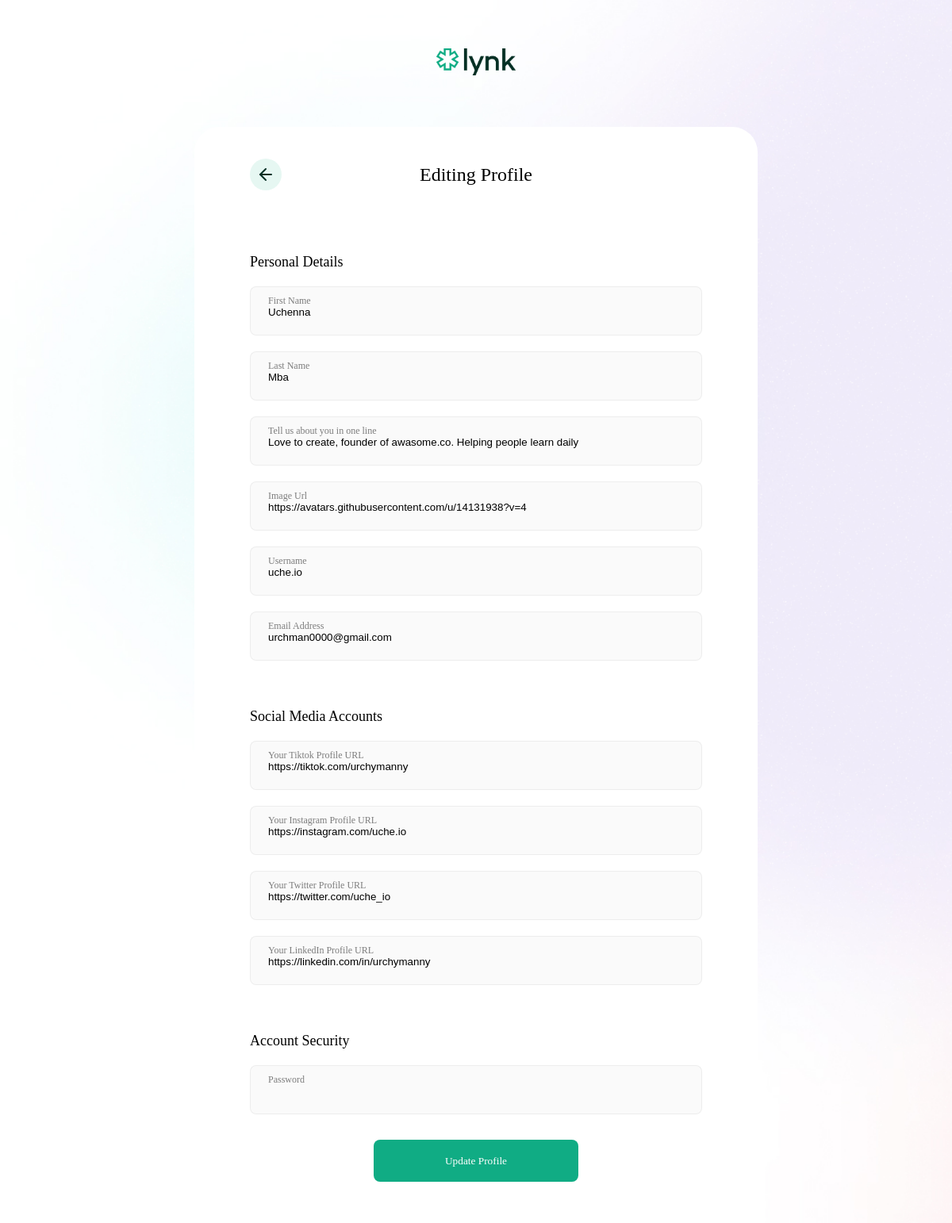
The app's page /profile/1/edit with its own data.
### lynk/models.py (models this page shows, shortened)
class User(models.Model):
    first_name = models.CharField(max_length=200)
    last_name = models.CharField(max_length=200)
    image = models.CharField(max_length=1024, blank=True,
                             null=True, default='https://cdn.pixabay.com/photo/2015/10/05/22/37/blank-profile-picture-973460_1280.png')
    email = models.EmailField(max_length=254, unique=True)
    email_confirmed = models.BooleanField(default=False)
    phone = models.CharField(max_length=200, blank=True, null=True)
    bio = models.TextField(blank=True, null=True)
    username = models.CharField(max_length=200, unique=True)
    password = models.CharField(max_length=128, blank=True)
    instagram = models.CharField(max_length=250, blank=True)
    tiktok = models.CharField(max_length=250, blank=True)
    twitter = models.CharField(max_length=250, blank=True)
    linkedin = models.CharField(max_length=250, blank=True)
    objects = models.Manager()

### lynk/views.py (the view)
# urls.py: path("profile/<int:user_id>/edit", views.edit_profile, name="edit_profile"),
def edit_profile(request, user_id):
    try:
        user = User.objects.get(pk=user_id)
        form = UpdateUserForm(instance=user)
        context = {
            'form': form,
            'user': user,
        }
        return render(request, "lynk/profile/edit.html", context)
    except User.DoesNotExist:
        raise Http404("User does not exist")

### lynk/forms.py (shortened to what this page needs)
class UpdateUserForm(forms.ModelForm):
    password = forms.CharField(widget=forms.PasswordInput)
    bio = forms.CharField(widget=forms.TextInput())
    class Meta:
        model = User
        fields = ('first_name', 'last_name', 'image',
                  'bio', 'email', 'username', 'password', 'instagram', 'tiktok', 'twitter', 'linkedin')

### lynk/templates/lynk/profile/edit.html (shortened to what this page needs)
{% extends "lynk/ui/profile.html" %}
{% block content %}
{% load static%}
<div class="card edit-profile-card">
  <div class="edit-profile">
    <div class="form-header">
      <div class="back-button">
        <a href="{% url 'profile' user_id=user.id %}">
          <div class="back-button-inner">
            <img src="{% static "lynk/images/icons/back.svg"%}" alt="">
          </div>
        </a>
      </div>
      <span class="header-title">Editing Profile</span>
    </div>
    <form action="{% url 'update_user' user_id=user.id %}" method="post">
      <div class="form-section">
        Personal Details
      </div>
      <div class="field">
        <div class="field__">
          <div class="input_box">
            <label class="{{ form.first_name.id_for_label }} label">First Name</label>
            {{ form.first_name }}
          </div>
        </div>
      </div>
      <div class="field">
        <div class="field__">
          <div class="input_box">
            <label class="{{ form.last_name.id_for_label }} label">Last Name</label>
            {{ form.last_name }}
          </div>
        </div>
      </div>
      <div class="field">
        <div class="field__">
          <div class="input_box">
            <label class="{{ form.bio.id_for_label }} label">Tell us about you in one line</label>
            {{ form.bio }}
          </div>
        </div>
      </div>
      <div class="field">
        <div class="field__">
          <div class="input_box">
            <label class="{{ form.image.id_for_label }} label">Image Url</label>
            {{ form.image }}
          </div>
        </div>
      </div>
      <div class="field">
        <div class="field__">
          <div class="input_box">
            <label class="{{ form.username.id_for_label }} label">Username</label>
            {{ form.username }}
          </div>
        </div>
      </div>
      <div class="field">
        <div class="field__">
          <div class="input_box">
            <label class="{{ form.email.id_for_label }} label">Email Address</label>
            {{ form.email }}
          </div>
        </div>
      </div>
      <div class="form-section">
        Social Media Accounts
      </div>
      <div class="field">
        <div class="field__">
          <div class="input_box">
            <label class="{{ form.tiktok.id_for_label }} label">Your Tiktok Profile URL</label>
            {{ form.tiktok }}
          </div>
        </div>
      </div>
      <div class="field">
        <div class="field__">
          <div class="input_box">
            <label class="{{ form.instagram.id_for_label }} label">Your Instagram Profile URL</label>
            {{ form.instagram }}
          </div>
        </div>
      </div>
      <div class="field">
        <div class="field__">
          <div class="input_box">
            <label class="{{ form.twitter.id_for_label }} label">Your Twitter Profile URL</label>
            {{ form.twitter }}
          </div>
        </div>
      </div>
      <div class="field">
        <div class="field__">
          <div class="input_box">
            <label class="{{ form.linkedin.id_for_label }} label">Your LinkedIn Profile URL</label>
            {{ form.linkedin }}
          </div>
        </div>
      </div>
      <div class="form-section">
        Account Security
      </div>
      <div class="field">
        <div class="field__">
          <div class="input_box">
            <span class="{{ form.password.id_for_label }} label">Password</span>
            {{ form.password }}
          </div>
        </div>
      </div>
      <input type="submit" class="signup_btn" value="Update Profile" />
    </form>
  </div>
</div>
{%endblock%}

### lynk/static/lynk/css/main.css (style rules this page uses)
body { background-image: url(../images/backgound.jpg); background-size: cover; background-attachment: fixed; max-width: 1728px; height: 100%; padding: 0; margin: 0 auto; font-family: TomatoGrotesk; }

### lynk/static/lynk/css/cards.css (style rules this page uses)
.card { background: #ffffff; max-width: 630px; padding: 40px; border-radius: 32px; width: 100%; height: 100%; margin: 0 auto; }

### lynk/static/lynk/css/inputs.css (style rules this page uses)
.field, .text-el-form .field, .web-el-form .field, .yt-el-form .field { height: auto; display: flex; align-items: center; justify-content: space-between; background: #fff; border-radius: 8px; background: transparent; position: relative; max-width: 100%; width: 100%; }
.field__ { background: #fafafa; border: 1px solid rgba(0, 0, 0, 0.05); width: 100%; height: 60px; display: flex; align-items: center; justify-content: space-between; border-radius: 8px; }
.field__ .input_box { display: flex; flex-direction: column; padding: 0; margin: 0; width: 100%; height: 100%; }
.field__ .input_box .label { font-style: normal; font-weight: 400; font-size: 12px; line-height: 15px; color: rgba(0, 0, 0, 0.5); position: absolute; width: 100%; height: 100%; padding: 10px 22px; box-sizing: border-box; }
.field__ .input_box input, .field__ .input_box textarea, .field__ .input_box select { position: absolute; width: 100%; height: 100%; outline: none; border: none; background: none; padding: 10px 22px; box-sizing: border-box; }
form .signup_btn { display: flex; justify-content: center; align-items: center; color: white; padding: 16px 20px; background: #10ac84; border-radius: 8px; cursor: pointer; margin: 12px auto; width: 258px; height: 53px; font-family: "U8"; border: none; }

### lynk/static/lynk/css/auth.css (style rules this page uses)
.signup, .edit-profile { display: flex; flex-direction: column; align-items: center; padding: 0 30px; }
.signup-card, .edit-profile-card { padding-bottom: 40px; }
.signup form, .edit-profile form { margin-top: 40px; display: flex; flex-direction: column; width: 100%; align-items: center; gap: 20px; }
.edit-profile .form-header { width: 100%; font-family: "U8"; font-style: normal; font-weight: 400; font-size: 24px; line-height: 28px; position: relative; display: flex; align-items: center; height: 40px; justify-content: center; }
.edit-profile .form-header .back-button { position: absolute; top: 0; left: 0; width: 40px; height: 40px; background: rgba(16, 172, 132, 0.1); border-radius: 20px; }
.edit-profile .form-header .back-button .back-button-inner { position: relative; width: 100%; height: 100%; }
.edit-profile .form-header .back-button .back-button-inner img { top: 50%; right: 50%; transform: translate(50%, -50%); position: absolute; }
.edit-profile .form-section { font-family: "U8"; font-style: normal; font-weight: 400; font-size: 18px; line-height: 21px; display: block; width: 100%; margin-top: 40px; }

### records on screen
User: first_name "Uchenna", last_name "Mba", bio "Love to create, founder of awasome.co. Helping people learn daily", image "https://avatars.githubusercontent.com/u/14131938?v=4", username "uche.io", email "urchman0000@gmail.com", tiktok "https://tiktok.com/urchymanny", instagram "https://instagram.com/uche.io", twitter "https://twitter.com/uche_io", linkedin "https://linkedin.com/in/urchymanny"
